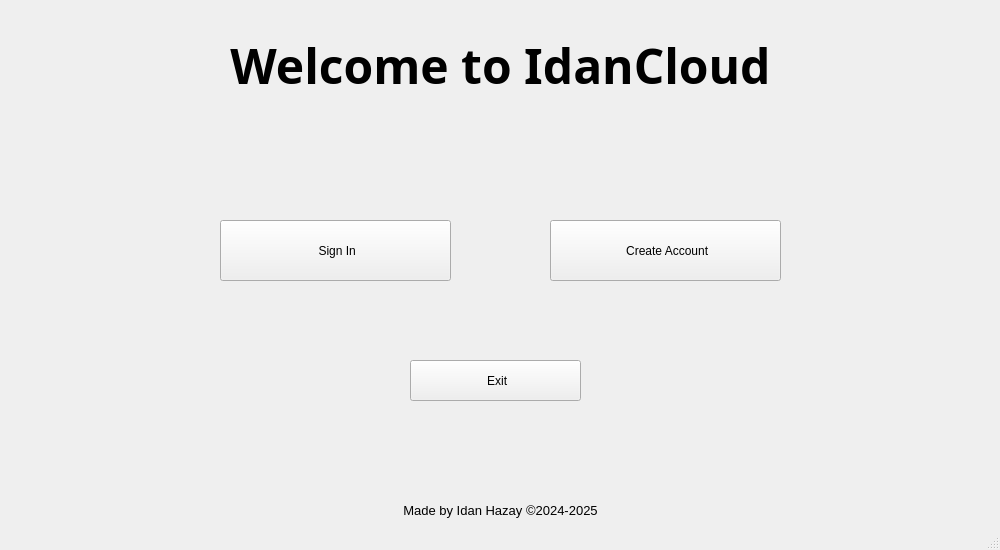
<?xml version="1.0" encoding="UTF-8"?>
<ui version="4.0">
 <class>IdanCloud</class>
 <widget class="QMainWindow" name="IdanCloud">
  <property name="geometry">
   <rect>
    <x>0</x>
    <y>0</y>
    <width>1000</width>
    <height>550</height>
   </rect>
  </property>
  <property name="acceptDrops">
   <bool>false</bool>
  </property>
  <property name="windowTitle">
   <string>IdanCloud</string>
  </property>
  <property name="styleSheet">
   <string notr="true"/>
  </property>
  <widget class="QWidget" name="centralwidget">
   <property name="sizePolicy">
    <sizepolicy hsizetype="Expanding" vsizetype="Preferred">
     <horstretch>0</horstretch>
     <verstretch>0</verstretch>
    </sizepolicy>
   </property>
   <widget class="QPushButton" name="login_button">
    <property name="geometry">
     <rect>
      <x>220</x>
      <y>220</y>
      <width>231</width>
      <height>61</height>
     </rect>
    </property>
    <property name="styleSheet">
     <string notr="true"/>
    </property>
    <property name="text">
     <string> Sign In</string>
    </property>
    <property name="iconSize">
     <size>
      <width>20</width>
      <height>20</height>
     </size>
    </property>
   </widget>
   <widget class="QLabel" name="label">
    <property name="geometry">
     <rect>
      <x>10</x>
      <y>40</y>
      <width>981</width>
      <height>51</height>
     </rect>
    </property>
    <property name="font">
     <font>
      <family>Trebuchet MS</family>
      <pointsize>36</pointsize>
      <bold>true</bold>
     </font>
    </property>
    <property name="layoutDirection">
     <enum>Qt::LayoutDirection::LeftToRight</enum>
    </property>
    <property name="styleSheet">
     <string notr="true">.btn {
    margin: 1rem;
    font-size: 1.2rem;
    color: var(--text);
    padding: 0.7rem 2rem;
    border-radius: 30em;
    border-style: none;
    text-transform: uppercase;
    letter-spacing: 2px;
    background-color: transparent;
    box-shadow: 1px 1px 10px #000000;
    transition: all .3s ease;
    opacity: 0.8;
}</string>
    </property>
    <property name="text">
     <string>Welcome to IdanCloud</string>
    </property>
    <property name="scaledContents">
     <bool>true</bool>
    </property>
    <property name="alignment">
     <set>Qt::AlignmentFlag::AlignCenter</set>
    </property>
   </widget>
   <widget class="QPushButton" name="signup_button">
    <property name="geometry">
     <rect>
      <x>550</x>
      <y>220</y>
      <width>231</width>
      <height>61</height>
     </rect>
    </property>
    <property name="styleSheet">
     <string notr="true"/>
    </property>
    <property name="text">
     <string> Create Account</string>
    </property>
    <property name="iconSize">
     <size>
      <width>20</width>
      <height>20</height>
     </size>
    </property>
   </widget>
   <widget class="QLabel" name="message">
    <property name="geometry">
     <rect>
      <x>10</x>
      <y>440</y>
      <width>981</width>
      <height>41</height>
     </rect>
    </property>
    <property name="text">
     <string/>
    </property>
    <property name="alignment">
     <set>Qt::AlignmentFlag::AlignCenter</set>
    </property>
   </widget>
   <widget class="QPushButton" name="exit_button">
    <property name="geometry">
     <rect>
      <x>410</x>
      <y>360</y>
      <width>171</width>
      <height>41</height>
     </rect>
    </property>
    <property name="styleSheet">
     <string notr="true"/>
    </property>
    <property name="text">
     <string> Exit</string>
    </property>
    <property name="iconSize">
     <size>
      <width>20</width>
      <height>20</height>
     </size>
    </property>
   </widget>
   <widget class="QLabel" name="label_2">
    <property name="geometry">
     <rect>
      <x>0</x>
      <y>490</y>
      <width>1001</width>
      <height>41</height>
     </rect>
    </property>
    <property name="font">
     <font>
      <pointsize>10</pointsize>
     </font>
    </property>
    <property name="text">
     <string>Made by Idan Hazay ©2024-2025</string>
    </property>
    <property name="alignment">
     <set>Qt::AlignmentFlag::AlignCenter</set>
    </property>
   </widget>
  </widget>
  <widget class="QStatusBar" name="statusbar"/>
 </widget>
 <resources/>
 <connections/>
</ui>
